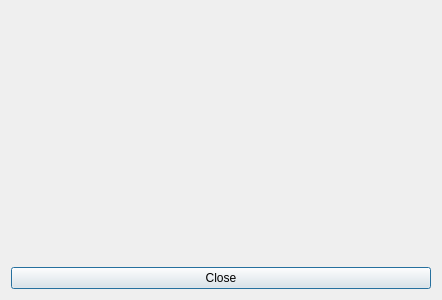
<?xml version="1.0" encoding="UTF-8"?>
<ui version="4.0">
 <class>frameDifferenceGraphDialog</class>
 <widget class="QDialog" name="frameDifferenceGraphDialog">
  <property name="geometry">
   <rect>
    <x>0</x>
    <y>0</y>
    <width>442</width>
    <height>300</height>
   </rect>
  </property>
  <property name="windowTitle">
   <string>Dialog</string>
  </property>
  <layout class="QVBoxLayout" name="verticalLayout" stretch="1,0">
   <item>
    <widget class="QCustomPlot" name="widget" native="true"/>
   </item>
   <item>
    <layout class="QHBoxLayout" name="horizontalLayout">
     <item>
      <widget class="QPushButton" name="closeButton">
       <property name="text">
        <string>Close</string>
       </property>
      </widget>
     </item>
    </layout>
   </item>
  </layout>
 </widget>
 <customwidgets>
  <customwidget>
   <class>QCustomPlot</class>
   <extends>QWidget</extends>
   <header location="global">qcustomplot.h</header>
   <container>1</container>
  </customwidget>
 </customwidgets>
 <resources/>
 <connections>
  <connection>
   <sender>closeButton</sender>
   <signal>clicked()</signal>
   <receiver>frameDifferenceGraphDialog</receiver>
   <slot>close()</slot>
   <hints>
    <hint type="sourcelabel">
     <x>220</x>
     <y>278</y>
    </hint>
    <hint type="destinationlabel">
     <x>220</x>
     <y>149</y>
    </hint>
   </hints>
  </connection>
 </connections>
</ui>
